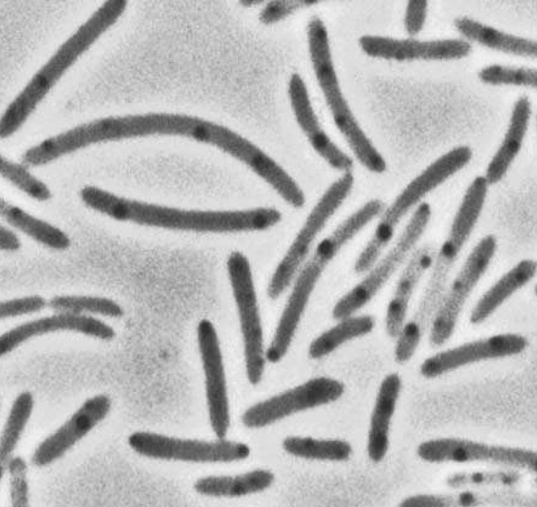
#> input picture Python-master/bacteria.png, 537 x 507 px
$ jupyter execute stupid-intelligence.ipynb
#> lines starting #> are read from the running program, lines starting #| are printed output that depends on the picture; after the words box and inside, x2 and y2 are one past the last pixel; in counts of white or black regions, pixels touching at a corner belong together
[cell 1]
import numpy as np
import matplotlib.pyplot as plt

[cell 2]
x = np.linspace(0, 10, 10)
y = x ** 2
plt.scatter(x, y)

[cell 3]
from scipy.interpolate import interp1d

[cell 4]
f = interp1d(x, y, kind='linear')

[cell 5]
new_x = np.linspace(0, 10, 30)
new_y = f(new_x)

plt.scatter(x, y)
plt.scatter(new_x, new_y, c='red')

[cell 6]
import numpy as np
import matplotlib.pyplot as plt
from scipy.interpolate import interp1d

# Define data points
x = np.linspace(0, 10, 10)
y = np.exp(x**2)

# Generate dense x values for smooth plotting
x_dense = np.linspace(0, 10, 50)

# Kinds of interpolation
kinds = ['linear', 'nearest', 'nearest-up', 'zero', 'slinear',
         'quadratic', 'cubic', 'previous', 'next']

# Plotting each interpolation kind
plt.figure(figsize=(15, 10))

for i, kind in enumerate(kinds):
    # Create interpolator
    if kind == 'nearest-up':
        interpolator = interp1d(x, y, kind='nearest', bounds_error=False, fill_value='extrapolate')
    else:
        interpolator = interp1d(x, y, kind=kind, bounds_error=False, fill_value='extrapolate')

    # Interpolated y values
    y_dense = interpolator(x_dense)

    # Plot original and interpolated data
    plt.subplot(3, 3, i + 1)
    plt.plot(x, y, 'o', label='Original data', color='red')  # Original data points
    plt.plot(x_dense, y_dense, '-', label=f'Interpolated ({kind})', color='blue')
    plt.title(f"Interpolation: {kind}")
    plt.legend()

plt.tight_layout()
plt.show()
#> figure, not shown here; panel 1: curve peaks at x = 10, y = 2.69e+43; panel 1: curve peaks at x = 10, y = 2.69e+43; panel 2: curve peaks at x = 10, y = 2.69e+43; panel 2: curve peaks at x = 9.59, y = 2.69e+43

[cell 7]
import numpy as np
import matplotlib.pyplot as plt
from scipy.interpolate import interp1d

# Function definitions for interpolation with different datasets
def demo_interpolations():
    datasets = [
        {
            'name': 'linear',
            'x': np.linspace(0, 10, 10),
            'y': np.linspace(0, 100, 10),
            'kind': 'linear',
        },
        {
            'name': 'nearest',
            'x': np.linspace(0, 10, 10),
            'y': np.random.randint(0, 100, 10),
            'kind': 'nearest',
        },
        {
            'name': 'nearest-up',
            'x': np.linspace(0, 10, 10),
            'y': np.random.randint(0, 100, 10),
            'kind': 'nearest',
        },
        {
            'name': 'zero',
            'x': np.linspace(0, 10, 10),
            'y': np.random.randint(0, 100, 10),
            'kind': 'zero',
        },
        {
            'name': 'slinear',
            'x': np.linspace(0, 10, 10),
            'y': np.sin(np.linspace(0, 10, 10)),
            'kind': 'slinear',
        },
        {
            'name': 'quadratic',
            'x': np.linspace(0, 10, 6),
            'y': np.exp(np.linspace(0, 3, 6)),
            'kind': 'quadratic',
        },
        {
            'name': 'cubic',
            'x': np.linspace(0, 10, 6),
            'y': np.exp(np.linspace(0, 2, 6)),
            'kind': 'cubic',
        },
        {
            'name': 'previous',
            'x': np.linspace(0, 10, 10),
            'y': np.random.randint(0, 50, 10),
            'kind': 'previous',
        },
        {
            'name': 'next',
            'x': np.linspace(0, 10, 10),
            'y': np.random.randint(0, 50, 10),
            'kind': 'next',
        },
    ]

    x_dense = np.linspace(0, 10, 500)

    # Plot each dataset with its best interpolation method
    plt.figure(figsize=(15, 12))
    for i, data in enumerate(datasets):
        interpolator = interp1d(data['x'], data['y'], kind=data['kind'], bounds_error=False, fill_value='extrapolate')
        y_dense = interpolator(x_dense)

        plt.subplot(3, 3, i + 1)
        plt.plot(data['x'], data['y'], 'o', label='Original Data', color='red')
        plt.plot(x_dense, y_dense, '-', label=f"Interpolated ({data['name']})", color='blue')
        plt.title(f"{data['name'].capitalize()} Interpolation")
        plt.legend()

    plt.tight_layout()
    plt.show()
#> figure, not shown here; panel 1: curve peaks at x = 10, y = 100; panel 1: curve peaks at x = 10, y = 100; panel 2: curve peaks at x = 10, y = 87; panel 2: curve peaks at x = 9.46, y = 87

# Run the demo
demo_interpolations()

[cell 8]
import random
random.seed(42)
x = np.linspace(0, 2, 100)
y = 1/3*x**3 - 3/5 * x**2 + 2 + np.random.randn(x.shape[0])/20
plt.scatter(x, y)

[cell 9]
def f(x, a, b, c, d):
    return a* x**3 + b* x**2 + c*x + d

[cell 10]
from scipy import optimize

[cell 11]
params, param_corvs = optimize.curve_fit(f, x, y)

[cell 12]
plt.scatter(x, y)
plt.plot(x, f(x, *params), c='r', lw=2)
#> figure, not shown here; curve peaks at x = 2, y = 2.25

[cell 13]
import numpy as np
from scipy.optimize import curve_fit
import matplotlib.pyplot as plt

# Données expérimentales
x = np.linspace(0, 4, 50)
y = 3 * np.exp(-1.5 * x) + 0.5 * np.random.normal(size=len(x))  # Données avec bruit

# Fonction à ajuster
def f(x, a, b):
    return a * np.exp(-b * x)

# Ajustement des données
params, params_cov = curve_fit(f, x, y)

# Afficher les paramètres optimisés
print("Paramètres optimisés:", params)
print("Matrice de covariance:", params_cov)

# Calculer les erreurs sur les paramètres
param_errors = np.sqrt(np.diag(params_cov))
print("Erreurs standard des paramètres:", param_errors)

# Prédire les valeurs ajustées
y_fit = f(x, *params)

# Visualisation
plt.scatter(x, y, label="Données expérimentales", color="blue")
plt.plot(x, y_fit, label="Ajustement", color="red")
plt.legend()
plt.show()
#> figure, not shown here; curve peaks at x = 0, y = 2.6

[cell 14]
def f(x):
    return x**2 + 15*np.sin(x)

[cell 15]
x = np.linspace(-10, 10, 100)
plt.plot(x, f(x))
#> figure, not shown here; curve peaks at x = -10, y = 108.2

[cell 16]
x0 = -5
t = optimize.minimize(f, x0=x0).x
print(t)

[cell 17]
plt.plot(x, f(x), lw=1, zorder=1)
plt.scatter(t, f(t), c='r', lw=2, s=100, zorder=2)
plt.scatter(x0, f(x0), c='g', lw=2, s=200, marker='+', zorder=7)
plt.show()
#> figure, not shown here; curve peaks at x = -10, y = 108.2

[cell 18]
import numpy as np
import matplotlib.pyplot as plt
def f(x):
    return np.sin(x[0]) + np.cos(x[0]+x[1]) * np.cos(x[0])

[cell 19]
from scipy.optimize import minimize
x = np.linspace(-3, 3, 100)
y = np.linspace(-3, 3, 100)

x, y  = np.meshgrid(x, y)
plt.contour(x, y, f(np.array([x, y])), 20)

x0 = np.zeros(2)
print(x0)
plt.scatter(x0[0], x0[1], marker='+', c='r', lw=2, s=200)

t = minimize(f, x0=x0).x
print(t)

plt.scatter(t[0], t[1], c='green', marker='o', s=200, lw=1)

# 3) Traitement du signal

[cell 20]
x = np.linspace(0, 20, 100)
y = x + 4 * np.sin(x) + np.random.randn(x.shape[0])
plt.plot(x, y)
#> figure, not shown here; curve peaks at x = 19.8, y = 22.95

[cell 21]
from scipy import signal

[cell 22]
new_y = signal.detrend(y)

[cell 23]
plt.plot(x, y, label='old signale')
plt.plot(x, new_y, label='new signale', c='green')
plt.legend()
plt.title("Comparaison des signaux")
plt.show
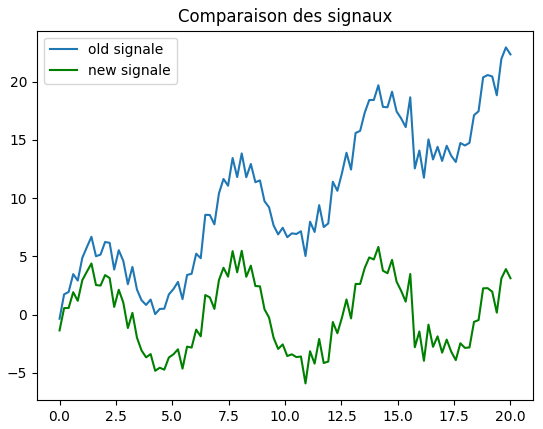
#> figure drawn by matplotlib, 1 panel; curve peaks at x = 19.8, y = 22.95; curve peaks at x = 14.14, y = 5.81

# Transformation de Fourier

[cell 24]
x = np.linspace(0, 30, 1000)
y = 3 * np.sin(x) + 2 * np.sin(5*x) + np.sin(10*x)
plt.plot(x, y)
#> figure, not shown here; curve peaks at x = 1.47, y = 5.58

[cell 25]
from scipy import fftpack

[cell 26]
foruier = fftpack.fft(y)
power = np.abs(foruier)
frequences = fftpack.fftfreq(y.size)
plt.plot(np.abs(frequences), foruier)

[cell 27]
x = np.linspace(0, 30, 1000)
y = 3*np.sin(x) + 2*np.sin(5*x) + np.sin(10*x) + np.random.randn(x.shape[0])
plt.plot(x, y)
#> figure, not shown here; curve peaks at x = 20.36, y = 7.4

[cell 28]
from scipy import fftpack

[cell 29]
fourier = fftpack.fft(y)
power = np.abs(fourier)
frequences = fftpack.fftfreq(y.size)
print(y.size)
plt.plot(np.abs(frequences), power)
print(max(power))

[cell 30]
fourier[power < 100] = 0

[cell 31]
plt.plot(np.abs(frequences), np.abs(fourier))
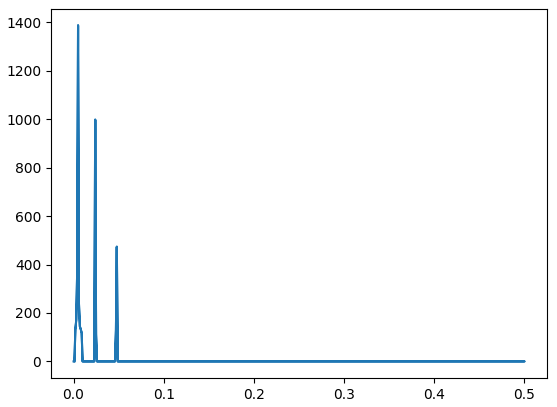
#> figure drawn by matplotlib, 1 panel

[cell 32]
singal_filer =  fftpack.ifft(fourier)

[cell 33]
plt.figure(figsize=(12, 8))
plt.plot(x, y, lw=0.5, label='old')
plt.plot(x, singal_filer, lw=3, label='filterd')
plt.legend()
plt.show()
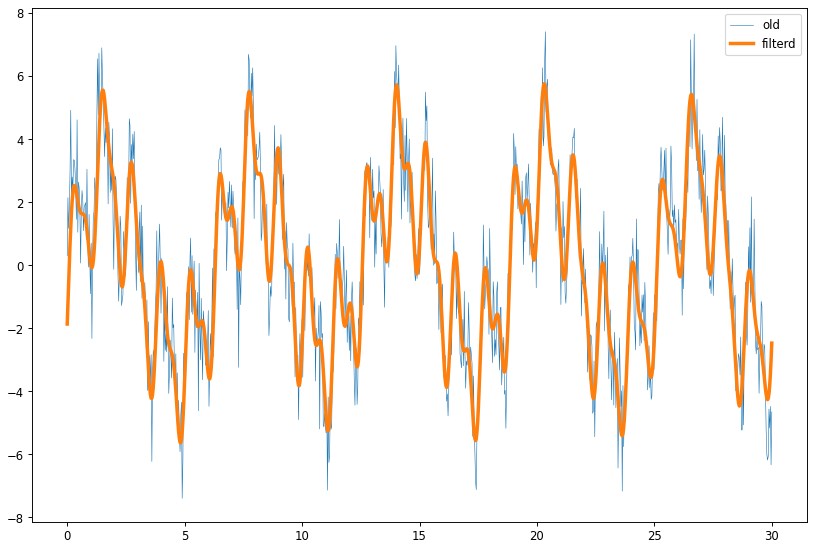
#> figure drawn by matplotlib, 1 panel; curve peaks at x = 20.36, y = 7.4; curve peaks at x = 20.3, y = 5.75

[cell 34]
from scipy import ndimage

[cell 35]
np.random.seed(0)
X = np.zeros((32, 32))
X[10:-10, 10:-10] = 1
X[np.random.randint(0, 32, 30), np.random.randint(0, 32, 30)] = 1
plt.imshow(X)
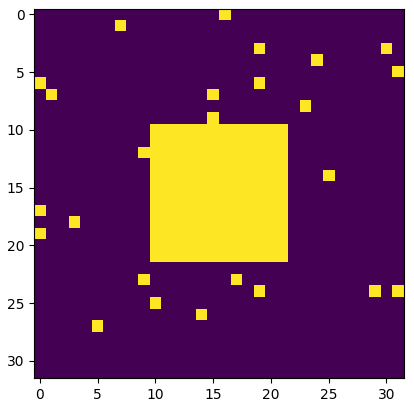
#> figure drawn by matplotlib, 1 panel

[cell 36]
open_x = ndimage.binary_opening(X)
plt.imshow(open_x)
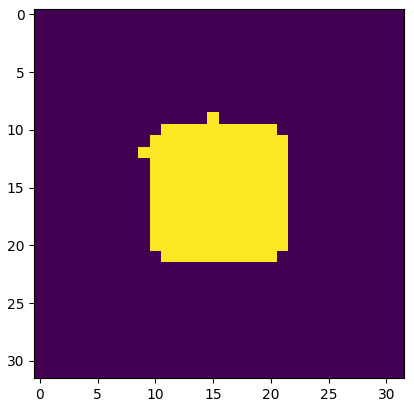
#> figure drawn by matplotlib, 1 panel

[cell 37]
image = plt.imread('bacteria.png')
#> image is the input picture: shape (507, 537, 3) float32; min 0.169, max 0.957, mean 0.714
image = image[:,:,0]
#> image: shape (507, 537) float32
plt.imshow(image)
image.shape
#> Out = (507, 537)

[cell 38]
image_2 = np.copy(image)
plt.hist(image_2.ravel(), bins=255)
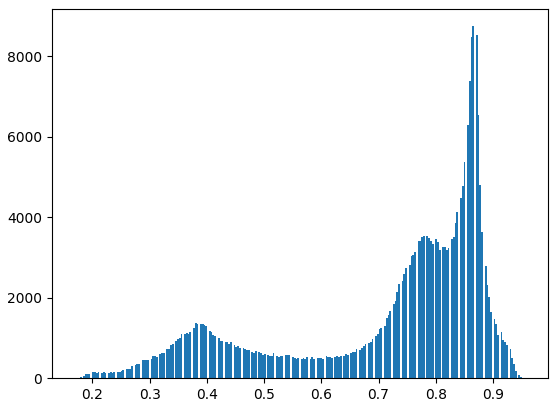
#> figure drawn by matplotlib, 1 panel; tallest bar 8742 high, from x = 0.864 to 0.867

[cell 39]
image = image < 0.6
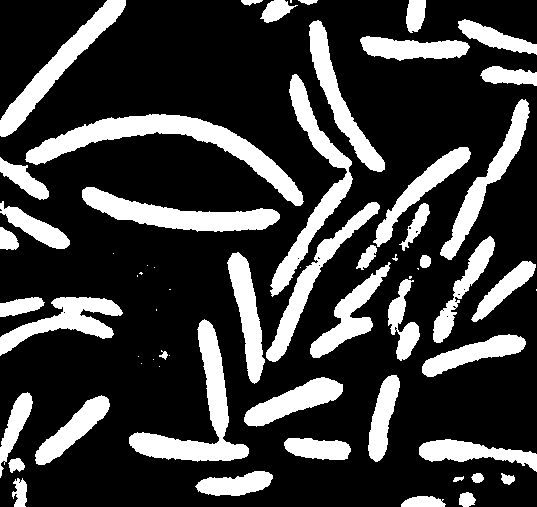
#> image: shape (507, 537) bool; 24% white; 63 white regions (18 under 20 px), largest, box (x1, y1, x2, y2) and area: (25, 114, 304, 206) 5741, (129, 319, 249, 462) 4297, (82, 187, 280, 232) 3820
plt.imshow(image)

[cell 40]
open_x = ndimage.binary_opening(image)
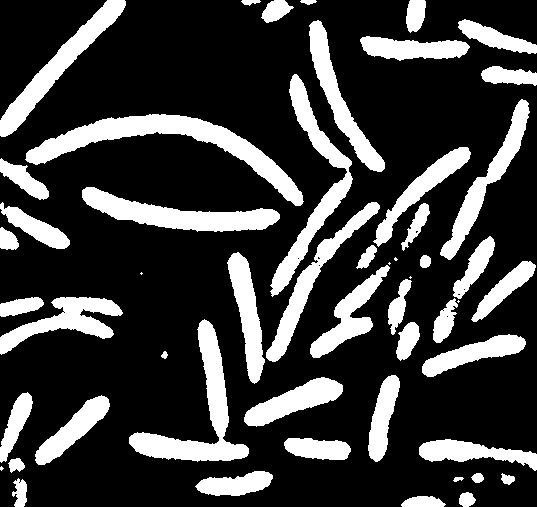
#> open_x: shape (507, 537) bool; 23.9% white; 53 white regions (6 under 20 px), largest, box (x1, y1, x2, y2) and area: (25, 114, 304, 206) 5733, (129, 319, 249, 462) 4295, (82, 187, 280, 232) 3820
plt.imshow(open_x)

[cell 41]
label_image, n_labels = ndimage.label(image)
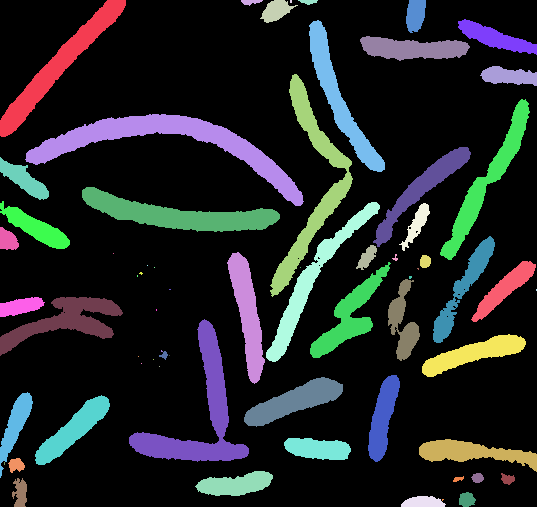
#> label_image: shape (507, 537) int32; 67 distinct labels, from 0 to 66; one colour per label, 0 black
#> n_labels = 66
print(n_labels)
#| 66

[cell 42]
plt.imshow(label_image)

[cell 43]
sizes = ndimage.sum(open_x, label_image, range(n_labels))
#> sizes = 66 values, max 5733 at index 13, min 0 at index 0, mean 985.3
sizes
#> Out has the same summary as sizes

[cell 44]
plt.scatter(range(n_labels), sizes, c='orange')
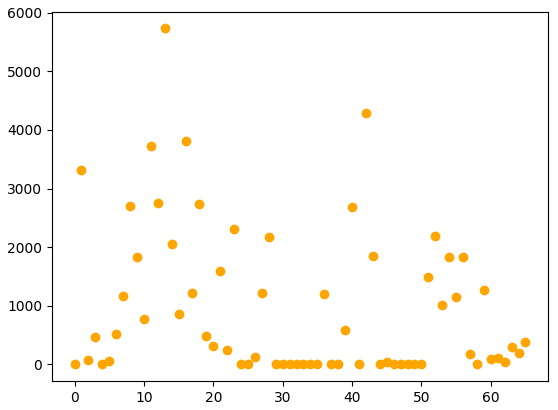
#> figure drawn by matplotlib, 1 panel

$ run again, with Python-master/image.png copied over Python-master/bacteria.png
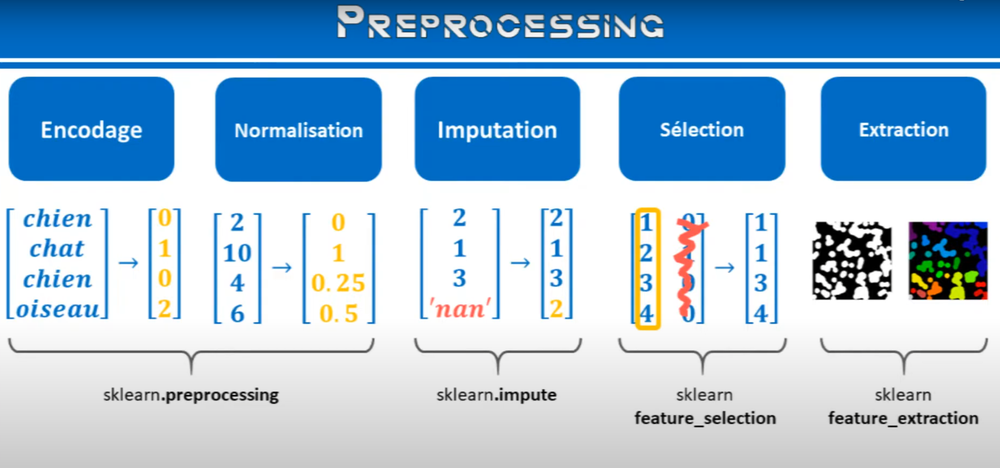
#> input picture Python-master/image.png, 1000 x 468 px, shrunk from 2478 x 1159 before the run
#> image is the input picture: shape (468, 1000, 4) float32; mean R, G, B, A 0.611, 0.737, 0.843, 1
#> open_x: shape (468, 1000) bool; 35.4% white; 227 white regions (70 under 20 px), largest, box (x1, y1, x2, y2) and area: (0, 0, 1000, 58) 54594, (619, 77, 786, 181) 16612, (821, 77, 987, 181) 16490
#> `label_image, n_labels = ndimage.label(image)`:
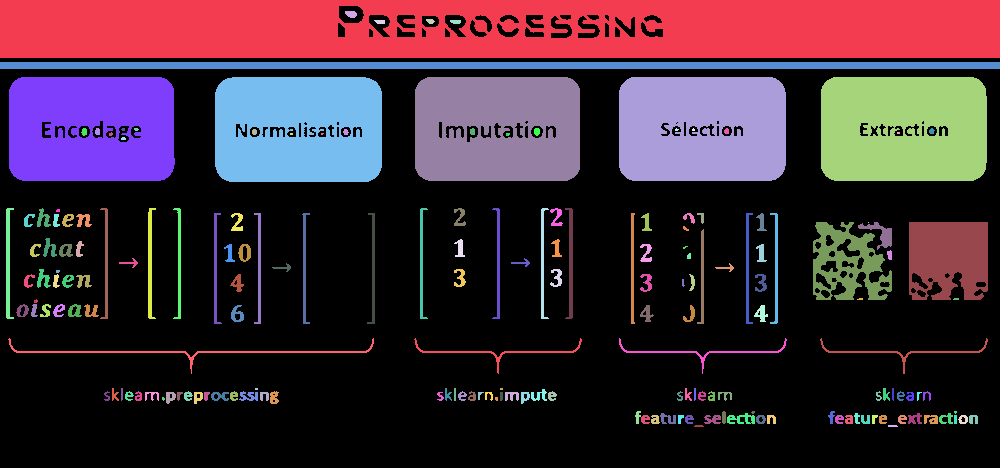
#> label_image: shape (468, 1000) int32; 185 distinct labels, from 0 to 184; one colour per label, 0 black
#> n_labels = 184
#| 184
#> sizes = 184 values, max 54594 at index 1, min 0 at index 0, mean 901.5
#> `sizes`: Out has the same summary as sizes
#> `[cell 44] plt.scatter(range(n_labels), sizes, c='orange')`:
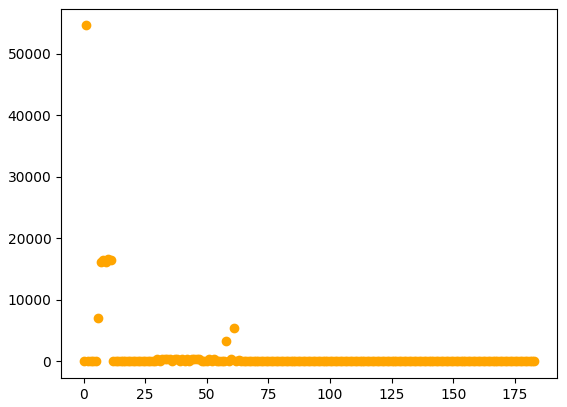
#> figure drawn by matplotlib, 1 panel
